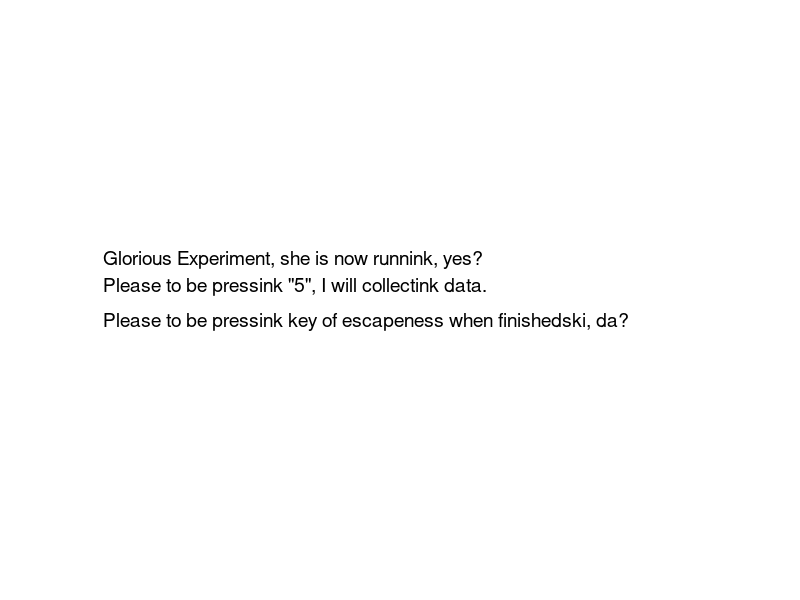

MATLAB code to generate this figure:
%% In file 'run_fMRI_experiment.m'
 % Main experiment function
 function fMRIData = run_fMRI_experiment
   global fMRIData;
   F = figure;
   text(-1,0,{'Glorious Experiment, she is now runnink, yes?', 'Please to be pressink "5", I will collectink data.', '', 'Please to be pressink key of escapeness when finishedski, da?'}, 'fontsize', 14); 
   axis off; axis ([-1, 1, -1, 1]); 
   set (F, 'keypressfcn', @detectFirstKeyPress);
   waitfor(F);
 end

 % subfunctions (i.e. in same file) acting as callback functions
 function detectFirstKeyPress(CallerHandle, KeyPressEvent)
   if strcmp(KeyPressEvent.Key, '5')
     set (CallerHandle, 'keypressfcn', {@detectKeyPresses, tic()});
     fprintf ('Experiment started at %s\n', datestr(now()));
   end
 end

 function detectKeyPresses (CallerHandle, KeyPressEvent, StartTime)
   if strcmp (KeyPressEvent.Key, '5'); 
     global fMRIData; fMRIData(end+1) = toc(StartTime);;
     fprintf('"5" pressed at %d seconds.\n', fMRIData(end)); return
   elseif strcmp (KeyPressEvent.Key, 'escape');
     disp ('Escape Pressed. Ending Experiment'); 
     close (CallerHandle);
   end
 end